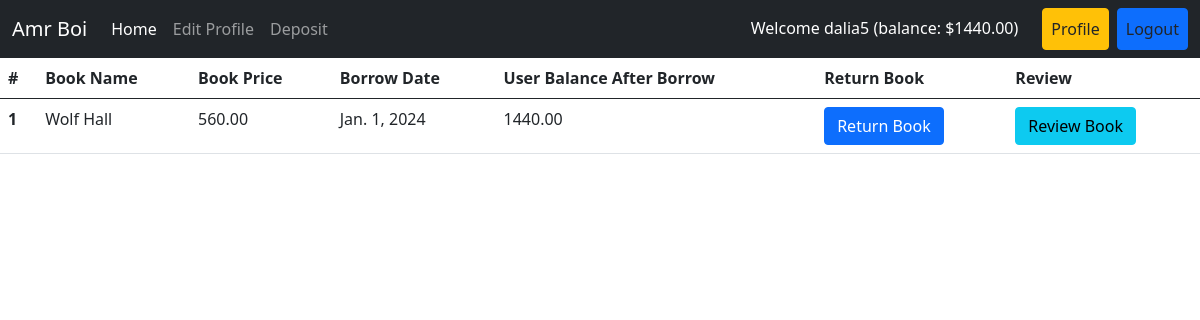
/user/profile/ (signed in), run on the app's committed database.
### accounts/models.py (models this page shows, shortened)
class UserAccount(models.Model):
    user=models.OneToOneField(User, related_name='account',on_delete=models.CASCADE)
    balance=models.DecimalField(default=0, decimal_places=2, max_digits=12)
    birth_date=models.DateField(null=True, blank=True)
    gender=models.CharField(max_length=10,choices=GENDER_TYPE)

### borrow/models.py (models this page shows, shortened)
class Borrow(models.Model):
    user = models.ForeignKey(User,on_delete=models.CASCADE)
    book= models.ForeignKey(Book, on_delete=models.CASCADE)
    borrow_date= models.DateField(auto_now_add=True)
    balance_after_borrow= models.DecimalField(max_digits=12, decimal_places=2)
    is_returned= models.BooleanField(default=False)

### books/models.py (models this page shows, shortened)
class Book(models.Model):
    title=models.CharField(max_length=200)
    description=models.TextField()
    category=models.ManyToManyField(Category)
    borrowing_price=models.DecimalField(max_digits=12,decimal_places=2)
    image=models.ImageField(upload_to='books/media/uploads')

### accounts/views.py (the view)
# urls.py: path('profile/',views.profile,name='profile'),
@login_required
def profile(request):
    books=Borrow.objects.filter(user=request.user)
    return render(request,'profile.html',{'books':books})

### accounts/templates/profile.html (shortened to what this page needs)
{% extends "base.html" %}
{% load crispy_forms_tags %}
{% block content %}
  <table class="table">
    <thead>
      <tr>
        <th scope="col">#</th>
        <th scope="col">Book Name</th>
        <th scope="col">Book Price</th>
        <th scope="col">Borrow Date</th>
        <th scope="col">User Balance After Borrow</th>
        <th scope="col">Return Book</th>
        <th scope="col">Review</th>
      </tr>
    </thead>
    <tbody>
      {% for borrow in books %}
        <tr>
          <th scope="row">{{ forloop.counter }}</th>
          <td>{{ borrow.book.title }}</td>
          <td>{{ borrow.book.borrowing_price }}</td>
          <td>{{ borrow.borrow_date}}</td>
          <td>{{ borrow.balance_after_borrow }}</td>
          <td>
            {% if not borrow.is_returned %}
              <form method="post" action="{% url 'return_book' borrow.id %}">
                <button type="submit" class="btn btn-primary">Return Book</button>
              </form>
            {% else %}
              <span class="badge badge-success">Returned</span>
            {% endif %}
          </td>
          <td>
              <a href="{% url 'detail_books' borrow.book.id %}" class="btn btn-info">Review Book</a>
          </td>
        </tr>
      {% endfor %}
    </tbody>
  </table>
{% endblock %}

### core/templates/base.html (shortened to what this page needs)
<!DOCTYPE html>
<html lang="en">
<head>
    <link href="https://cdn.jsdelivr.net/npm/bootstrap@5.0.2/dist/css/bootstrap.min.css" rel="stylesheet">
</head>
<body >
    <nav class="navbar navbar-expand-lg navbar-dark bg-dark">
        <div class="container-fluid">
          <a class="navbar-brand" href="#">Amr Boi</a>
          <div class="collapse navbar-collapse" id="navbarSupportedContent">
            <ul class="navbar-nav me-auto mb-2 mb-lg-0">
              <li class="nav-item">
                <a class="nav-link active" aria-current="page" href="{%url 'homepage'%}">Home</a>
              </li>
              {%if user.is_authenticated%}
              <li class="nav-item">
                <a class="nav-link" href="{%url 'edit_profile'%}">Edit Profile</a>
              </li>
              <li class="nav-item">
                <a class="nav-link" href="{%url 'deposit'%}">Deposit</a>
              </li>
              {%endif%}
            </ul>
            <div class="d-flex">
                <ul class="navbar-nav me-auto mb-2 mb-lg-0">
                  {%if user.is_authenticated%}
                  <li class="nav-item">
                    <a class="nav-link text-white mx-2" href="{% url 'profile'%}">Welcome {{user.username}} (balance: ${{user.account.balance}})</a>
                  </li>
                  <li class="nav-item">
                    <a class="nav-link btn btn-warning text-dark mx-2" href="{% url 'profile'%}">Profile</a>
                  </li>
                  <li class="nav-item">
                    <a class="nav-link btn btn-primary text-dark" href="{%url 'logout'%}">Logout</a>
                  </li>
                  {% endif %}
                </ul>
              </div>
          </div>
        </div>
      </nav>
      {% block content %}{% endblock %}
</body>
</html>

### data on the page
Borrow: book "Wolf Hall", book.borrowing_price "560.00", borrow_date "Jan. 1, 2024", balance_after_borrow "1440.00", is_returned "Return Book"

### other printed values
{{ user.username }} "dalia5"
{{ user.account.balance }} "1440.00"
